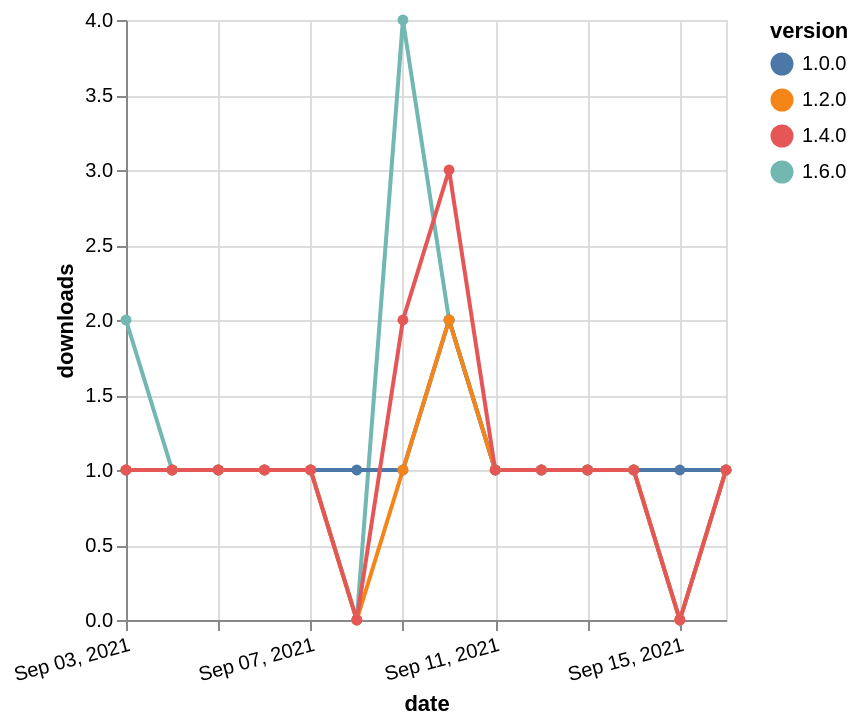

This figure's Vega-Lite source:
### Vega-Lite specification from a JSON file in a GitHub repository (floating-point values rounded to 4 significant figures)
{"$schema": "https://vega.github.io/schema/vega-lite/v5.json", "description": "A simple bar chart with embedded data.", "data": {"values": [{"date": "2021-09-03", "total": 128, "delta": 2, "version": "1.6.0"}, {"date": "2021-09-04", "total": 129, "delta": 1, "version": "1.6.0"}, {"date": "2021-09-05", "total": 130, "delta": 1, "version": "1.6.0"}, {"date": "2021-09-06", "total": 131, "delta": 1, "version": "1.6.0"}, {"date": "2021-09-07", "total": 132, "delta": 1, "version": "1.6.0"}, {"date": "2021-09-08", "total": 132, "delta": 0, "version": "1.6.0"}, {"date": "2021-09-09", "total": 136, "delta": 4, "version": "1.6.0"}, {"date": "2021-09-10", "total": 138, "delta": 2, "version": "1.6.0"}, {"date": "2021-09-11", "total": 139, "delta": 1, "version": "1.6.0"}, {"date": "2021-09-12", "total": 140, "delta": 1, "version": "1.6.0"}, {"date": "2021-09-13", "total": 141, "delta": 1, "version": "1.6.0"}, {"date": "2021-09-14", "total": 142, "delta": 1, "version": "1.6.0"}, {"date": "2021-09-15", "total": 142, "delta": 0, "version": "1.6.0"}, {"date": "2021-09-16", "total": 143, "delta": 1, "version": "1.6.0"}, {"date": "2021-09-03", "total": 193, "delta": 1, "version": "1.0.0"}, {"date": "2021-09-04", "total": 194, "delta": 1, "version": "1.0.0"}, {"date": "2021-09-05", "total": 195, "delta": 1, "version": "1.0.0"}, {"date": "2021-09-06", "total": 196, "delta": 1, "version": "1.0.0"}, {"date": "2021-09-07", "total": 197, "delta": 1, "version": "1.0.0"}, {"date": "2021-09-08", "total": 198, "delta": 1, "version": "1.0.0"}, {"date": "2021-09-09", "total": 199, "delta": 1, "version": "1.0.0"}, {"date": "2021-09-10", "total": 201, "delta": 2, "version": "1.0.0"}, {"date": "2021-09-11", "total": 202, "delta": 1, "version": "1.0.0"}, {"date": "2021-09-12", "total": 203, "delta": 1, "version": "1.0.0"}, {"date": "2021-09-13", "total": 204, "delta": 1, "version": "1.0.0"}, {"date": "2021-09-14", "total": 205, "delta": 1, "version": "1.0.0"}, {"date": "2021-09-15", "total": 206, "delta": 1, "version": "1.0.0"}, {"date": "2021-09-16", "total": 207, "delta": 1, "version": "1.0.0"}, {"date": "2021-09-03", "total": 173, "delta": 1, "version": "1.2.0"}, {"date": "2021-09-04", "total": 174, "delta": 1, "version": "1.2.0"}, {"date": "2021-09-05", "total": 175, "delta": 1, "version": "1.2.0"}, {"date": "2021-09-06", "total": 176, "delta": 1, "version": "1.2.0"}, {"date": "2021-09-07", "total": 177, "delta": 1, "version": "1.2.0"}, {"date": "2021-09-08", "total": 177, "delta": 0, "version": "1.2.0"}, {"date": "2021-09-09", "total": 178, "delta": 1, "version": "1.2.0"}, {"date": "2021-09-10", "total": 180, "delta": 2, "version": "1.2.0"}, {"date": "2021-09-11", "total": 181, "delta": 1, "version": "1.2.0"}, {"date": "2021-09-12", "total": 182, "delta": 1, "version": "1.2.0"}, {"date": "2021-09-13", "total": 183, "delta": 1, "version": "1.2.0"}, {"date": "2021-09-14", "total": 184, "delta": 1, "version": "1.2.0"}, {"date": "2021-09-15", "total": 184, "delta": 0, "version": "1.2.0"}, {"date": "2021-09-16", "total": 185, "delta": 1, "version": "1.2.0"}, {"date": "2021-09-03", "total": 208, "delta": 1, "version": "1.4.0"}, {"date": "2021-09-04", "total": 209, "delta": 1, "version": "1.4.0"}, {"date": "2021-09-05", "total": 210, "delta": 1, "version": "1.4.0"}, {"date": "2021-09-06", "total": 211, "delta": 1, "version": "1.4.0"}, {"date": "2021-09-07", "total": 212, "delta": 1, "version": "1.4.0"}, {"date": "2021-09-08", "total": 212, "delta": 0, "version": "1.4.0"}, {"date": "2021-09-09", "total": 214, "delta": 2, "version": "1.4.0"}, {"date": "2021-09-10", "total": 217, "delta": 3, "version": "1.4.0"}, {"date": "2021-09-11", "total": 218, "delta": 1, "version": "1.4.0"}, {"date": "2021-09-12", "total": 219, "delta": 1, "version": "1.4.0"}, {"date": "2021-09-13", "total": 220, "delta": 1, "version": "1.4.0"}, {"date": "2021-09-14", "total": 221, "delta": 1, "version": "1.4.0"}, {"date": "2021-09-15", "total": 221, "delta": 0, "version": "1.4.0"}, {"date": "2021-09-16", "total": 222, "delta": 1, "version": "1.4.0"}]}, "width": "container", "mark": {"type": "line", "point": {"filled": true}}, "encoding": {"x": {"field": "date", "type": "temporal", "timeUnit": "yearmonthdate", "title": "date", "axis": {"labelAngle": -15}}, "y": {"field": "delta", "type": "quantitative", "title": "downloads"}, "color": {"field": "version", "type": "nominal"}, "tooltip": {"field": "delta"}}}
